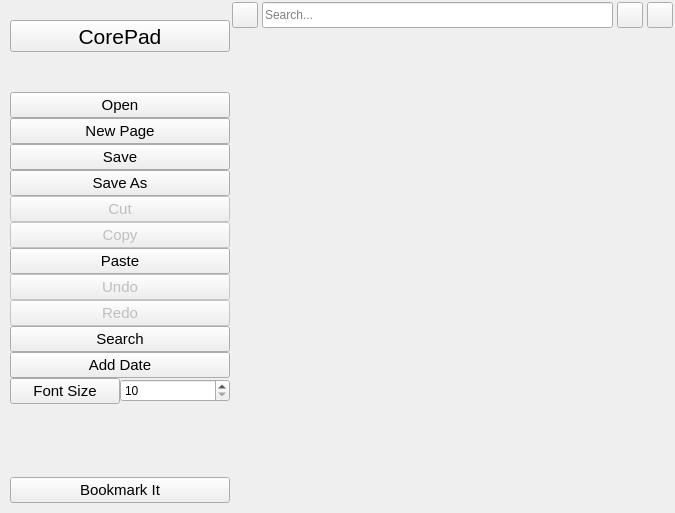
<?xml version="1.0" encoding="UTF-8"?>
<ui version="4.0">
 <class>corepad</class>
 <widget class="QWidget" name="corepad">
  <property name="geometry">
   <rect>
    <x>0</x>
    <y>0</y>
    <width>675</width>
    <height>513</height>
   </rect>
  </property>
  <property name="windowTitle">
   <string>CorePad</string>
  </property>
  <property name="windowIcon">
   <iconset resource="icons.qrc">
    <normaloff>:/icons/corepad.svg</normaloff>:/icons/corepad.svg</iconset>
  </property>
  <property name="styleSheet">
   <string notr="true"/>
  </property>
  <layout class="QGridLayout" name="gridLayout">
   <property name="leftMargin">
    <number>0</number>
   </property>
   <property name="topMargin">
    <number>0</number>
   </property>
   <property name="rightMargin">
    <number>0</number>
   </property>
   <property name="bottomMargin">
    <number>0</number>
   </property>
   <property name="spacing">
    <number>0</number>
   </property>
   <item row="0" column="0" rowspan="2">
    <widget class="QWidget" name="shortcut" native="true">
     <property name="sizePolicy">
      <sizepolicy hsizetype="Expanding" vsizetype="Expanding">
       <horstretch>0</horstretch>
       <verstretch>0</verstretch>
      </sizepolicy>
     </property>
     <property name="minimumSize">
      <size>
       <width>200</width>
       <height>0</height>
      </size>
     </property>
     <property name="maximumSize">
      <size>
       <width>230</width>
       <height>16777215</height>
      </size>
     </property>
     <property name="accessibleName">
      <string>shortcut</string>
     </property>
     <layout class="QVBoxLayout" name="verticalLayout" stretch="0,0,0,0,0,0,0,0,0,0,0,0,0,0,0,0">
      <property name="spacing">
       <number>0</number>
      </property>
      <property name="leftMargin">
       <number>10</number>
      </property>
      <property name="topMargin">
       <number>20</number>
      </property>
      <property name="rightMargin">
       <number>0</number>
      </property>
      <property name="bottomMargin">
       <number>10</number>
      </property>
      <item>
       <widget class="QToolButton" name="appTitle">
        <property name="sizePolicy">
         <sizepolicy hsizetype="Preferred" vsizetype="Fixed">
          <horstretch>0</horstretch>
          <verstretch>0</verstretch>
         </sizepolicy>
        </property>
        <property name="font">
         <font>
          <pointsize>16</pointsize>
         </font>
        </property>
        <property name="focusPolicy">
         <enum>Qt::NoFocus</enum>
        </property>
        <property name="text">
         <string>CorePad</string>
        </property>
        <property name="icon">
         <iconset resource="icons.qrc">
          <normaloff>:/icons/corepad.svg</normaloff>:/icons/corepad.svg</iconset>
        </property>
        <property name="iconSize">
         <size>
          <width>24</width>
          <height>24</height>
         </size>
        </property>
        <property name="toolButtonStyle">
         <enum>Qt::ToolButtonTextBesideIcon</enum>
        </property>
       </widget>
      </item>
      <item>
       <spacer name="verticalSpacer">
        <property name="orientation">
         <enum>Qt::Vertical</enum>
        </property>
        <property name="sizeType">
         <enum>QSizePolicy::Fixed</enum>
        </property>
        <property name="sizeHint" stdset="0">
         <size>
          <width>20</width>
          <height>40</height>
         </size>
        </property>
       </spacer>
      </item>
      <item>
       <widget class="QPushButton" name="cOpen">
        <property name="font">
         <font>
          <pointsize>11</pointsize>
         </font>
        </property>
        <property name="focusPolicy">
         <enum>Qt::NoFocus</enum>
        </property>
        <property name="styleSheet">
         <string notr="true"/>
        </property>
        <property name="text">
         <string>Open</string>
        </property>
        <property name="icon">
         <iconset resource="icons.qrc">
          <normaloff>:/icons/folder.svg</normaloff>:/icons/folder.svg</iconset>
        </property>
        <property name="iconSize">
         <size>
          <width>22</width>
          <height>22</height>
         </size>
        </property>
       </widget>
      </item>
      <item>
       <widget class="QPushButton" name="cNew">
        <property name="font">
         <font>
          <pointsize>11</pointsize>
         </font>
        </property>
        <property name="focusPolicy">
         <enum>Qt::NoFocus</enum>
        </property>
        <property name="text">
         <string>New Page</string>
        </property>
        <property name="icon">
         <iconset resource="icons.qrc">
          <normaloff>:/icons/new_page.svg</normaloff>:/icons/new_page.svg</iconset>
        </property>
        <property name="iconSize">
         <size>
          <width>22</width>
          <height>22</height>
         </size>
        </property>
       </widget>
      </item>
      <item>
       <widget class="QPushButton" name="cSave">
        <property name="font">
         <font>
          <pointsize>11</pointsize>
         </font>
        </property>
        <property name="focusPolicy">
         <enum>Qt::NoFocus</enum>
        </property>
        <property name="text">
         <string>Save</string>
        </property>
        <property name="icon">
         <iconset resource="icons.qrc">
          <normaloff>:/icons/save.svg</normaloff>:/icons/save.svg</iconset>
        </property>
        <property name="iconSize">
         <size>
          <width>22</width>
          <height>22</height>
         </size>
        </property>
       </widget>
      </item>
      <item>
       <widget class="QPushButton" name="cSaveAs">
        <property name="font">
         <font>
          <pointsize>11</pointsize>
         </font>
        </property>
        <property name="focusPolicy">
         <enum>Qt::NoFocus</enum>
        </property>
        <property name="text">
         <string>Save As</string>
        </property>
        <property name="icon">
         <iconset resource="icons.qrc">
          <normaloff>:/icons/save.svg</normaloff>:/icons/save.svg</iconset>
        </property>
        <property name="iconSize">
         <size>
          <width>22</width>
          <height>22</height>
         </size>
        </property>
       </widget>
      </item>
      <item>
       <widget class="QPushButton" name="cCut">
        <property name="enabled">
         <bool>false</bool>
        </property>
        <property name="font">
         <font>
          <pointsize>11</pointsize>
         </font>
        </property>
        <property name="focusPolicy">
         <enum>Qt::NoFocus</enum>
        </property>
        <property name="text">
         <string>Cut</string>
        </property>
        <property name="icon">
         <iconset resource="icons.qrc">
          <normaloff>:/icons/cut.svg</normaloff>:/icons/cut.svg</iconset>
        </property>
        <property name="iconSize">
         <size>
          <width>22</width>
          <height>22</height>
         </size>
        </property>
       </widget>
      </item>
      <item>
       <widget class="QPushButton" name="cCopy">
        <property name="enabled">
         <bool>false</bool>
        </property>
        <property name="font">
         <font>
          <pointsize>11</pointsize>
         </font>
        </property>
        <property name="focusPolicy">
         <enum>Qt::NoFocus</enum>
        </property>
        <property name="text">
         <string>Copy</string>
        </property>
        <property name="icon">
         <iconset resource="icons.qrc">
          <normaloff>:/icons/copy.svg</normaloff>:/icons/copy.svg</iconset>
        </property>
        <property name="iconSize">
         <size>
          <width>22</width>
          <height>22</height>
         </size>
        </property>
       </widget>
      </item>
      <item>
       <widget class="QPushButton" name="cPaste">
        <property name="font">
         <font>
          <pointsize>11</pointsize>
         </font>
        </property>
        <property name="focusPolicy">
         <enum>Qt::NoFocus</enum>
        </property>
        <property name="text">
         <string>Paste</string>
        </property>
        <property name="icon">
         <iconset resource="icons.qrc">
          <normaloff>:/icons/paste.svg</normaloff>:/icons/paste.svg</iconset>
        </property>
        <property name="iconSize">
         <size>
          <width>22</width>
          <height>22</height>
         </size>
        </property>
       </widget>
      </item>
      <item>
       <widget class="QPushButton" name="cUndo">
        <property name="enabled">
         <bool>false</bool>
        </property>
        <property name="font">
         <font>
          <pointsize>11</pointsize>
         </font>
        </property>
        <property name="focusPolicy">
         <enum>Qt::NoFocus</enum>
        </property>
        <property name="text">
         <string>Undo</string>
        </property>
        <property name="icon">
         <iconset resource="icons.qrc">
          <normaloff>:/icons/undo.svg</normaloff>:/icons/undo.svg</iconset>
        </property>
        <property name="iconSize">
         <size>
          <width>22</width>
          <height>22</height>
         </size>
        </property>
       </widget>
      </item>
      <item>
       <widget class="QPushButton" name="cRedo">
        <property name="enabled">
         <bool>false</bool>
        </property>
        <property name="font">
         <font>
          <pointsize>11</pointsize>
         </font>
        </property>
        <property name="text">
         <string>Redo</string>
        </property>
        <property name="icon">
         <iconset resource="icons.qrc">
          <normaloff>:/icons/redo.svg</normaloff>:/icons/redo.svg</iconset>
        </property>
        <property name="iconSize">
         <size>
          <width>22</width>
          <height>22</height>
         </size>
        </property>
       </widget>
      </item>
      <item>
       <widget class="QPushButton" name="search">
        <property name="font">
         <font>
          <pointsize>11</pointsize>
         </font>
        </property>
        <property name="focusPolicy">
         <enum>Qt::NoFocus</enum>
        </property>
        <property name="text">
         <string>Search</string>
        </property>
        <property name="icon">
         <iconset resource="icons.qrc">
          <normaloff>:/icons/search.svg</normaloff>:/icons/search.svg</iconset>
        </property>
        <property name="iconSize">
         <size>
          <width>22</width>
          <height>22</height>
         </size>
        </property>
        <property name="checkable">
         <bool>true</bool>
        </property>
       </widget>
      </item>
      <item>
       <widget class="QPushButton" name="addDate">
        <property name="sizePolicy">
         <sizepolicy hsizetype="Minimum" vsizetype="Fixed">
          <horstretch>0</horstretch>
          <verstretch>0</verstretch>
         </sizepolicy>
        </property>
        <property name="maximumSize">
         <size>
          <width>16777215</width>
          <height>16777215</height>
         </size>
        </property>
        <property name="font">
         <font>
          <pointsize>11</pointsize>
         </font>
        </property>
        <property name="focusPolicy">
         <enum>Qt::NoFocus</enum>
        </property>
        <property name="text">
         <string>Add Date</string>
        </property>
        <property name="icon">
         <iconset resource="icons.qrc">
          <normaloff>:/icons/date.svg</normaloff>:/icons/date.svg</iconset>
        </property>
        <property name="iconSize">
         <size>
          <width>22</width>
          <height>22</height>
         </size>
        </property>
        <property name="flat">
         <bool>false</bool>
        </property>
       </widget>
      </item>
      <item>
       <widget class="QWidget" name="font" native="true">
        <property name="styleSheet">
         <string notr="true"/>
        </property>
        <layout class="QHBoxLayout" name="horizontalLayout_4">
         <property name="spacing">
          <number>0</number>
         </property>
         <property name="leftMargin">
          <number>0</number>
         </property>
         <property name="topMargin">
          <number>0</number>
         </property>
         <property name="rightMargin">
          <number>0</number>
         </property>
         <property name="bottomMargin">
          <number>0</number>
         </property>
         <item>
          <widget class="QPushButton" name="fontShow">
           <property name="font">
            <font>
             <pointsize>11</pointsize>
            </font>
           </property>
           <property name="focusPolicy">
            <enum>Qt::NoFocus</enum>
           </property>
           <property name="text">
            <string>Font Size</string>
           </property>
           <property name="icon">
            <iconset resource="icons.qrc">
             <normaloff>:/icons/font.svg</normaloff>:/icons/font.svg</iconset>
           </property>
           <property name="iconSize">
            <size>
             <width>22</width>
             <height>22</height>
            </size>
           </property>
          </widget>
         </item>
         <item>
          <widget class="QSpinBox" name="fontSize">
           <property name="minimum">
            <number>10</number>
           </property>
           <property name="maximum">
            <number>14</number>
           </property>
          </widget>
         </item>
        </layout>
       </widget>
      </item>
      <item>
       <spacer name="verticalSpacer_2">
        <property name="orientation">
         <enum>Qt::Vertical</enum>
        </property>
        <property name="sizeHint" stdset="0">
         <size>
          <width>20</width>
          <height>10</height>
         </size>
        </property>
       </spacer>
      </item>
      <item>
       <widget class="QPushButton" name="bookMarkIt">
        <property name="font">
         <font>
          <pointsize>11</pointsize>
         </font>
        </property>
        <property name="focusPolicy">
         <enum>Qt::NoFocus</enum>
        </property>
        <property name="text">
         <string>Bookmark It</string>
        </property>
        <property name="icon">
         <iconset resource="icons.qrc">
          <normaloff>:/icons/bookit.svg</normaloff>:/icons/bookit.svg</iconset>
        </property>
        <property name="iconSize">
         <size>
          <width>22</width>
          <height>22</height>
         </size>
        </property>
        <property name="checkable">
         <bool>true</bool>
        </property>
       </widget>
      </item>
     </layout>
    </widget>
   </item>
   <item row="1" column="1">
    <widget class="QTabWidget" name="notes">
     <property name="tabPosition">
      <enum>QTabWidget::South</enum>
     </property>
     <property name="documentMode">
      <bool>true</bool>
     </property>
     <property name="tabsClosable">
      <bool>true</bool>
     </property>
     <property name="tabBarAutoHide">
      <bool>true</bool>
     </property>
    </widget>
   </item>
   <item row="0" column="1">
    <widget class="QWidget" name="searchBar" native="true">
     <property name="minimumSize">
      <size>
       <width>0</width>
       <height>30</height>
      </size>
     </property>
     <property name="maximumSize">
      <size>
       <width>16777215</width>
       <height>30</height>
      </size>
     </property>
     <property name="accessibleName">
      <string>searchBox</string>
     </property>
     <property name="styleSheet">
      <string notr="true"/>
     </property>
     <layout class="QHBoxLayout" name="horizontalLayout_2">
      <property name="spacing">
       <number>4</number>
      </property>
      <property name="leftMargin">
       <number>2</number>
      </property>
      <property name="topMargin">
       <number>0</number>
      </property>
      <property name="rightMargin">
       <number>2</number>
      </property>
      <property name="bottomMargin">
       <number>0</number>
      </property>
      <item>
       <widget class="QToolButton" name="reload">
        <property name="minimumSize">
         <size>
          <width>26</width>
          <height>26</height>
         </size>
        </property>
        <property name="maximumSize">
         <size>
          <width>26</width>
          <height>26</height>
         </size>
        </property>
        <property name="styleSheet">
         <string notr="true"/>
        </property>
        <property name="text">
         <string/>
        </property>
        <property name="icon">
         <iconset resource="icons.qrc">
          <normaloff>:/icons/refresh.svg</normaloff>:/icons/refresh.svg</iconset>
        </property>
        <property name="iconSize">
         <size>
          <width>22</width>
          <height>22</height>
         </size>
        </property>
       </widget>
      </item>
      <item>
       <widget class="QLineEdit" name="searchHere">
        <property name="minimumSize">
         <size>
          <width>0</width>
          <height>26</height>
         </size>
        </property>
        <property name="maximumSize">
         <size>
          <width>16777215</width>
          <height>26</height>
         </size>
        </property>
        <property name="styleSheet">
         <string notr="true"/>
        </property>
        <property name="placeholderText">
         <string>Search...</string>
        </property>
       </widget>
      </item>
      <item>
       <widget class="QToolButton" name="previousW">
        <property name="minimumSize">
         <size>
          <width>26</width>
          <height>26</height>
         </size>
        </property>
        <property name="maximumSize">
         <size>
          <width>26</width>
          <height>26</height>
         </size>
        </property>
        <property name="text">
         <string/>
        </property>
        <property name="icon">
         <iconset resource="icons.qrc">
          <normaloff>:/icons/left.svg</normaloff>:/icons/left.svg</iconset>
        </property>
        <property name="iconSize">
         <size>
          <width>22</width>
          <height>22</height>
         </size>
        </property>
       </widget>
      </item>
      <item>
       <widget class="QToolButton" name="nextW">
        <property name="minimumSize">
         <size>
          <width>26</width>
          <height>26</height>
         </size>
        </property>
        <property name="maximumSize">
         <size>
          <width>26</width>
          <height>26</height>
         </size>
        </property>
        <property name="text">
         <string/>
        </property>
        <property name="icon">
         <iconset resource="icons.qrc">
          <normaloff>:/icons/right.svg</normaloff>:/icons/right.svg</iconset>
        </property>
        <property name="iconSize">
         <size>
          <width>22</width>
          <height>22</height>
         </size>
        </property>
       </widget>
      </item>
     </layout>
    </widget>
   </item>
  </layout>
 </widget>
 <layoutdefault spacing="6" margin="11"/>
 <resources>
  <include location="icons.qrc"/>
 </resources>
 <connections/>
</ui>
